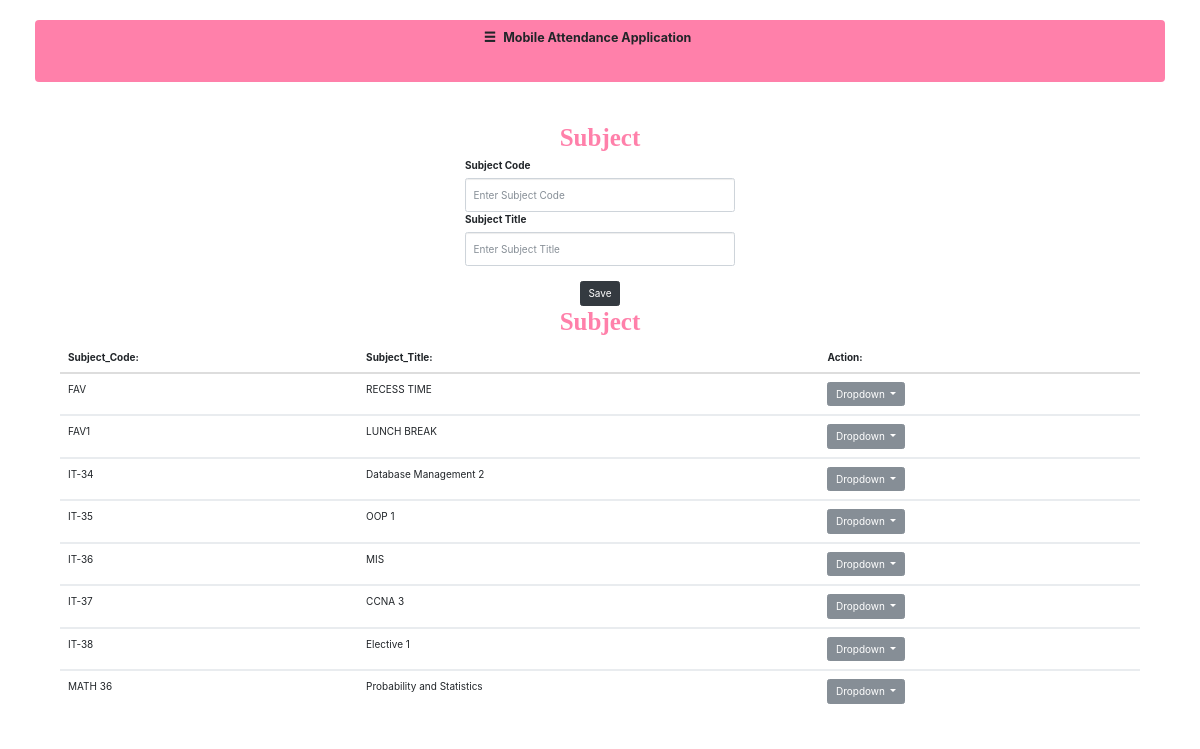
The app's page /csubject.php with its own data.
### tables this page shows
CREATE TABLE `subject` (
  `subject_code` varchar(20) NOT NULL,
  `subject_title` varchar(50) DEFAULT NULL
);

### csubject.php (the view, shortened to what this page needs)
<?php
	if(isset($_POST['btn_search']))
	{
    $search = $_POST['search'];
		$query = "SELECT * FROM `subject` WHERE CONCAT(`subject_code`, `subject_title`) LIKE '%".$search."%'";
		$search_result = filterTable($query);
	}
	else {
		$query = "SELECT * FROM `subject`";
		$search_result = filterTable($query);
	}
	function filterTable($query)
	{
		$connect = mysqli_connect("localhost", "root", "", "attendance");
		$filter_Result = mysqli_query($connect, $query);
		return $filter_Result;
	}
?>
<!DOCTYPE html>
<head>
	<link href="bootstrap-3.3.7/css/bootstrap.min.css" rel="stylesheet">
    <link href="css/phonebook.css" rel="stylesheet">
	<link rel="stylesheet" href="bootstrap/css/bootstrap.min.css">
</head>
<body>
    <div id="wrapper">
        <div id="page-content-wrapper">
            <div class="container-fluid">
				<nav class="navbar navbar-green">
					<div class="container-fluid">
					<div class="navbar-header">
							<a class="navbar-brand" onclick="openNav()"><span  class="glyphicon glyphicon-menu-hamburger"></span>&nbsp;&nbsp;<strong>Mobile Attendance Application</strong></a>
					</div>
					</div>
				</nav>
			</div>
        </div>
    </div>
	<div class="container" style="width:300px">
		<form method="post" action="addsubject.php">
			<center><h1><strong><font color="#ff80aa" face="Cooper Std Black">Subject</font></strong></h1></center>
			<label>Subject Code</label>
			<input type="text" class="form-control" id="subject_code" placeholder="Enter Subject Code" name="subject_code" required>
			<label>Subject Title</label>
			<input type="text" class="form-control" id="subject_title" placeholder="Enter Subject Title" name="subject_title" required><br/>
			<center><input class="btn btn-dark" type="submit" value="Save"></button></center>
		</form>
	</div>
	<div class="container">
			<center><h1><strong><font color="#ff80aa" face="Cooper Std Black">Subject</font></strong></h1></center>
			<div class="container">
  <table class="table">
    <thead>
      <tr>
		<th>Subject_Code:</th>
        <th>Subject_Title:</th>
		<th>Action:</th>
      </tr>
    </thead>
	<?php while($row = mysqli_fetch_array($search_result)):?>
    <tbody>
      <tr>
        <td><?php echo $row['subject_code'];?></td>
		<td><?php echo $row['subject_title'];?></td>
		<td><div class="btn-group" role="group">
    <button id="btnGroupDrop1" type="button" class="btn btn-secondary dropdown-toggle" data-toggle="dropdown" aria-haspopup="true" aria-expanded="False">
      Dropdown
    </button>
  </div></td>
      </tr>
	  </tbody>
	  <?php endwhile;?>
	 </table>
	</div>
	</div>
</body>
</html>

### css/phonebook.css (style rules this page uses)
body { overflow-x: hidden; }
#wrapper { padding-left: 0; -webkit-transition: all 0.5s ease; -moz-transition: all 0.5s ease; -o-transition: all 0.5s ease; transition: all 0.5s ease; }
#page-content-wrapper { width: 100%; position: absolute; padding: 15px; }
@media (min-width:768px) { #wrapper { padding-left: 0; } }
@media (min-width:768px) { #page-content-wrapper { padding: 20px; position: relative; } }
.navbar-green { background-color: #ff80aa; }
.navbar-green a { color:white; }
.navbar-brand { cursor: pointer; }

### records on screen
subject: subject_code "FAV", subject_title "RECESS TIME"
subject: subject_code "FAV1", subject_title "LUNCH BREAK"
subject: subject_code "IT-34", subject_title "Database Management 2"
subject: subject_code "IT-35", subject_title "OOP 1"
subject: subject_code "IT-36", subject_title "MIS"
subject: subject_code "IT-37", subject_title "CCNA 3"
subject: subject_code "IT-38", subject_title "Elective 1"
subject: subject_code "MATH 36", subject_title "Probability and Statistics"
